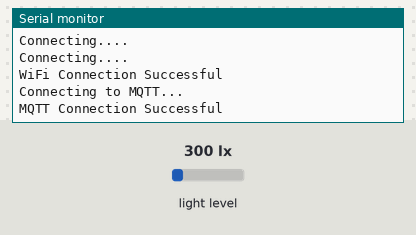
Recording of a sketch running on a simulated ESP8266 (NodeMCU). Shown: the last lines printed to the serial monitor. Inputs (shaded band) come from the test bench; at power-on: light level 300 lx. WiFi joins after 1.5 s; servers stay silent unless stated; no MQTT or app messages arrive unless stated.

Above: at 2.7 s.
2.8 s: light level set to 40 lx
At 13.4 s:
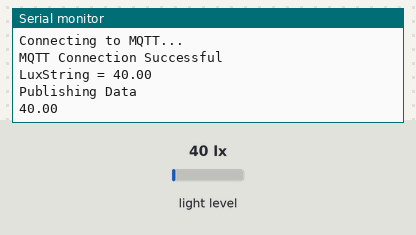
18.4 s: light level set to 500 lx
At 25.0 s:
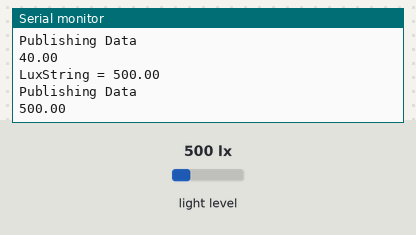

Measured:
- after the input at 2.8 s, the serial monitor: prints a new line after 9.2 s (image 1)
- after the input at 18.4 s, the serial monitor: prints a new line after 5.6 s (image 2)

The sketch:

Publishing_Lux.ino
```cpp
 #include <ESP8266WiFi.h>
 #include <PubSubClient.h>
 #include <String.h>
 #include <BH1750.h>
 #include <Wire.h>
 BH1750 lightMeter;

void callback(char* topic, byte* payload, unsigned int length) {

  Serial.print("Message arrived in topic: ");
  Serial.println(topic);

  Serial.print("Message:");
  for (int i = 0; i < length; i++) {
    Serial.print((char)payload[i]);
  }

  Serial.println();
  Serial.println("-----------------------");

}
  const char* ssid = "memashouse";
  const char* password = "Hobart10";

  const char* mqttServer = "192.168.1.249";
  const int mqttPort = 1883;
  const char* mqttUser = "ESP_1";
  const char* mqttPassword = "";

  WiFiClient espClient;
  PubSubClient client(espClient);

  float lux;
  char luxChar[50];
  String luxString;
  long StartTime = millis(); //Start time used to calculate when to publish

void setup() {
// put your setup code here, to run once:
  Serial.begin(9600);
// Setup I2C Connection
  Wire.begin();
  lightMeter.begin();
  Serial.println(F("BH1750 initialized"));

//Establish WiFi Connection
  WiFi.begin(ssid, password);
  Serial.println("Attemping to Connect to WiFI...");
  while(WiFi.status() != WL_CONNECTED) {
    delay(500);
    Serial.println("Connecting....");
 }
  Serial.println("WiFi Connection Successful");
  client.setServer(mqttServer,mqttPort);
  client.setCallback(callback);

//Initiate MQTT Server Connection
  while(!client.connected()){
    Serial.println("Connecting to MQTT...");
    if (client.connect("ESP8266Client",mqttUser,mqttPassword)){
      Serial.println("MQTT Connection Successful");
    }
    else {
      Serial.print("Failed with state ");
      Serial.print(client.state());
      delay(2000);
    }
  }
}

void loop() {
  // put your main code here, to run repeatedly:
  if (!client.connected()){
    Serial.println("Connection to MQTT Broker interrupted \n Attempting to Reconnect... ");
    if (client.connect("ESP8266Client",mqttUser,mqttPassword)){
      Serial.println("MQTT Connection Successful");
    }
    else {
      Serial.print("Failed with state ");
      Serial.print(client.state());
      delay(2000);
    }
  }
  if (millis() - StartTime > 12000){
    StartTime = millis();
    luxString = String(lightMeter.readLightLevel());
    luxString.toCharArray(luxChar, luxString.length()+1); // Create Char array
    Serial.println("LuxString = " + luxString);
    Serial.println("Publishing Data");
    Serial.println (luxChar);
    client.publish("Lux_TEST" , luxChar);
  }
}
```
